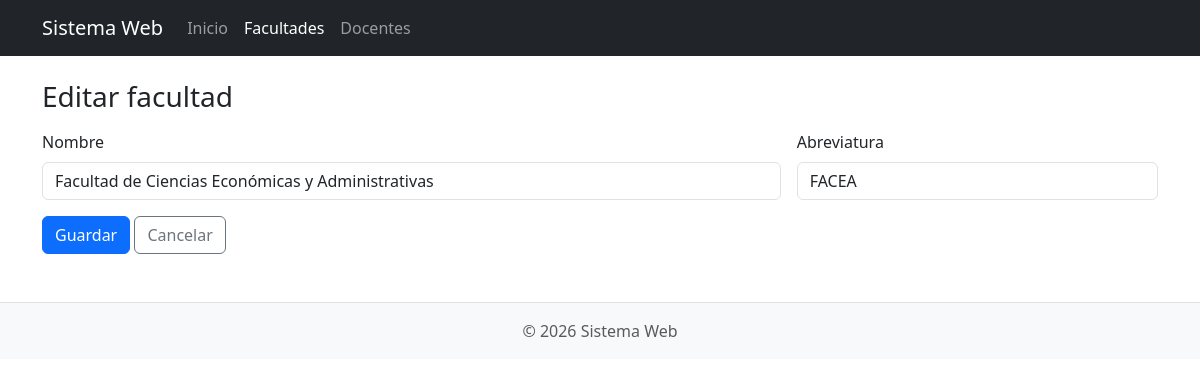
Page /facultad/editar/2 on the committed database.
### tables this page shows
CREATE TABLE facultad (
    id INT AUTO_INCREMENT PRIMARY KEY,
    nombre VARCHAR(120) NOT NULL,
    abreviatura VARCHAR(20) NOT NULL,
    estado TINYINT NOT NULL DEFAULT 1
);

### Libraries/Core/Views.php (called while the page is built, shortened)
<?php
class Views
{
    public function render($controller, $view, $data = [])
    {
        require "Views/Layout/main.php";
    }
}

### Controllers/FacultadController.php (called while the page is built, shortened)
<?php
class FacultadController extends Controller
{
    public function editar($id)
    {
        $fila = $this->model->activa($id);
        $this->views->render($this, "formulario", [
            "titulo" => "Editar facultad",
            "id" => $id,
            "old" => $fila,
            "errores" => [],
        ]);
    }
}

### index.php (called while the page is built, shortened)
<?php
require_once "Helpers/Helpers.php";
require_once "Libraries/Core/Load.php";

### Helpers/Helpers.php (called while the page is built, shortened)
<?php
function e($valor)
{
    return htmlspecialchars((string)$valor, ENT_QUOTES, "UTF-8");
}
function url($ruta = "")
{
    return BASE_URL . ($ruta === "" ? "" : "/" . ltrim($ruta, "/"));
}

### Libraries/Core/Conexion.php (called while the page is built, shortened)
<?php
class Conexion
{
    private static $conect = null;
    public function __construct()
    {
        try {
            self::$conect = new PDO(
                "mysql:host=" . DB_HOST . ";port=" . DB_PORT . ";dbname=" . DB_NAME . ";charset=" . DB_CHARSET,
                DB_USER,
                DB_PASS,
                [
                    PDO::ATTR_ERRMODE => PDO::ERRMODE_EXCEPTION,
                    PDO::ATTR_DEFAULT_FETCH_MODE => PDO::FETCH_ASSOC,
                    PDO::ATTR_EMULATE_PREPARES => false
                ]
            );
        } catch (PDOException $e) {
            http_response_code(500);
            exit(DEBUG ? "Error de conexion: " . $e->getMessage() : "Error de conexion con la base de datos.");
        }
    }
    public function connect()
    {
        return self::$conect;
    }
}

### Libraries/Core/Model.php (called while the page is built, shortened)
<?php
class Model extends Conexion
{
    protected $table;
    protected $select = "*";
    protected $whereBuilder = [];
    protected $bindings = [];
    protected $limit = "";
    public function __construct($table = null)
    {
        if (empty($this->table)) {
            $name = preg_replace("/Model$/", "", static::class);
            $this->table = strtolower(preg_replace("/(?<!^)[A-Z]/", "_$0", $name));
        }
    }
    protected function ident($name)
    {
        $name = trim($name);
        return "`" . str_replace(".", "`.`", $name) . "`";
    }
    protected function query($sql, $params = [])
    {
        $stmt = $this->connect()->prepare($sql);
        foreach ($params as $key => $value) {
            if ($value === null) {
                $type = PDO::PARAM_NULL;
            } elseif (is_int($value)) {
                $type = PDO::PARAM_INT;
            } else {
                $type = PDO::PARAM_STR;
            }
            $stmt->bindValue($key, $value, $type);
        }
        $stmt->execute();
        return $stmt;
    }
    private function addCondition($column, $operator, $value)
    {
        $operator = strtoupper(trim($operator));
        $col = $this->ident($column);
        $holder = ":w" . count($this->bindings);
        $this->whereBuilder[] = "{$col} {$operator} {$holder}";
        $this->bindings[$holder] = $value;
    }
    public function limit($limit, $offset = null)
    {
        $this->limit = "LIMIT " . (int)$limit . ($offset !== null ? " OFFSET " . (int)$offset : "");
        return $this;
    }
    public function get()
    {
        try {
            $sql = "SELECT {$this->select} FROM " . $this->ident($this->table);
            if (!empty($this->whereBuilder)) {
                $sql .= " WHERE " . implode(" AND ", $this->whereBuilder);
            }
            if ($this->limit !== "") {
                $sql .= " " . $this->limit;
            }
            return $this->query($sql, $this->bindings)->fetchAll();
        } finally {
            $this->resetQuery();
        }
    }
    public function first()
    {
        $result = $this->get();
        return $result[0] ?? null;
    }
    private function resetQuery()
    {
        $this->select = "*";
        $this->whereBuilder = [];
        $this->bindings = [];
        $this->limit = "";
    }
}

### Models/FacultadModel.php (called while the page is built, shortened)
<?php
class FacultadModel extends Model
{
    public function activa($id)
    {
        return $this->where(["id" => $id, "estado" => 1])->first();
    }
}

### Views/Facultad/formulario.php (the view, shortened to what this page needs)
<?php
$accion = $data["id"] === null ? url("facultad/guardar") : url("facultad/actualizar/" . $data["id"]);
$old = $data["old"];
?>
<h1 class="h3 mb-3"><?= e($data["titulo"]) ?></h1>
<form action="<?= $accion ?>" method="post" class="row g-3">
    <div class="col-md-8">
        <label for="nombre" class="form-label">Nombre</label>
        <input type="text" id="nombre" name="nombre" class="form-control" maxlength="120" value="<?= e($old["nombre"] ?? "") ?>" required>
    </div>
    <div class="col-md-4">
        <label for="abreviatura" class="form-label">Abreviatura</label>
        <input type="text" id="abreviatura" name="abreviatura" class="form-control" maxlength="20" value="<?= e($old["abreviatura"] ?? "") ?>" required>
    </div>
    <div class="col-12">
        <button type="submit" class="btn btn-primary">Guardar</button>
        <a href="<?= url("facultad") ?>" class="btn btn-outline-secondary">Cancelar</a>
    </div>
</form>

### rows in the picture
facultad: nombre "Facultad de Ciencias Económicas y Administrativas", abreviatura "FACEA"

### other values in the picture
APP_NAME "Sistema Web"
$data["titulo"] "Editar facultad"
